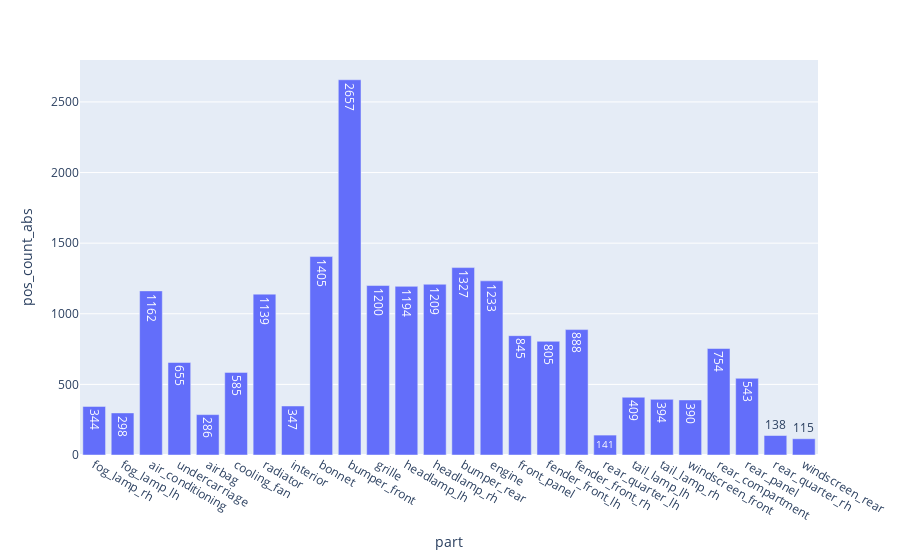

The notebook cell saved with this chart:
### Code cell
fig = px.bar(evalMetrics, x = 'part', y = 'pos_count_abs', text_auto=True)
fig

# fig.update_layout(
#     yaxis = dict(
#         tickmode = 'array',
#         tickvals = [np.format_float_positional(avgTp, 2), 0.2, 0.5, 0.7],
#     )
# )

### Figure 1 — Plotly figure (JSON) as saved in the notebook; plotly's stock layout.template omitted (floating-point values rounded to 4 significant figures)
{"data": [{"alignmentgroup": "True", "hovertemplate": "part=%{x}<br>pos_count_abs=%{y}<extra></extra>", "legendgroup": "", "marker": {"color": "#636efa", "pattern": {"shape": ""}}, "name": "", "offsetgroup": "", "orientation": "v", "showlegend": false, "textposition": "auto", "texttemplate": "%{y}", "type": "bar", "x": ["fog_lamp_rh", "fog_lamp_lh", "air_conditioning", "undercarriage", "airbag", "cooling_fan", "radiator", "interior", "bonnet", "bumper_front", "grille", "headlamp_lh", "headlamp_rh", "bumper_rear", "engine", "front_panel", "fender_front_lh", "fender_front_rh", "rear_quarter_lh", "tail_lamp_lh", "tail_lamp_rh", "windscreen_front", "rear_compartment", "rear_panel", "rear_quarter_rh", "windscreen_rear"], "xaxis": "x", "y": [344, 298, 1162, 655, 286, 585, 1139, 347, 1405, 2657, 1200, 1194, 1209, 1327, 1233, 845, 805, 888, 141, 409, 394, 390, 754, 543, 138, 115], "yaxis": "y"}], "layout": {"barmode": "relative", "legend": {"tracegroupgap": 0}, "margin": {"t": 60}, "xaxis": {"anchor": "y", "domain": [0, 1], "title": {"text": "part"}}, "yaxis": {"anchor": "x", "domain": [0, 1], "title": {"text": "pos_count_abs"}}}}
